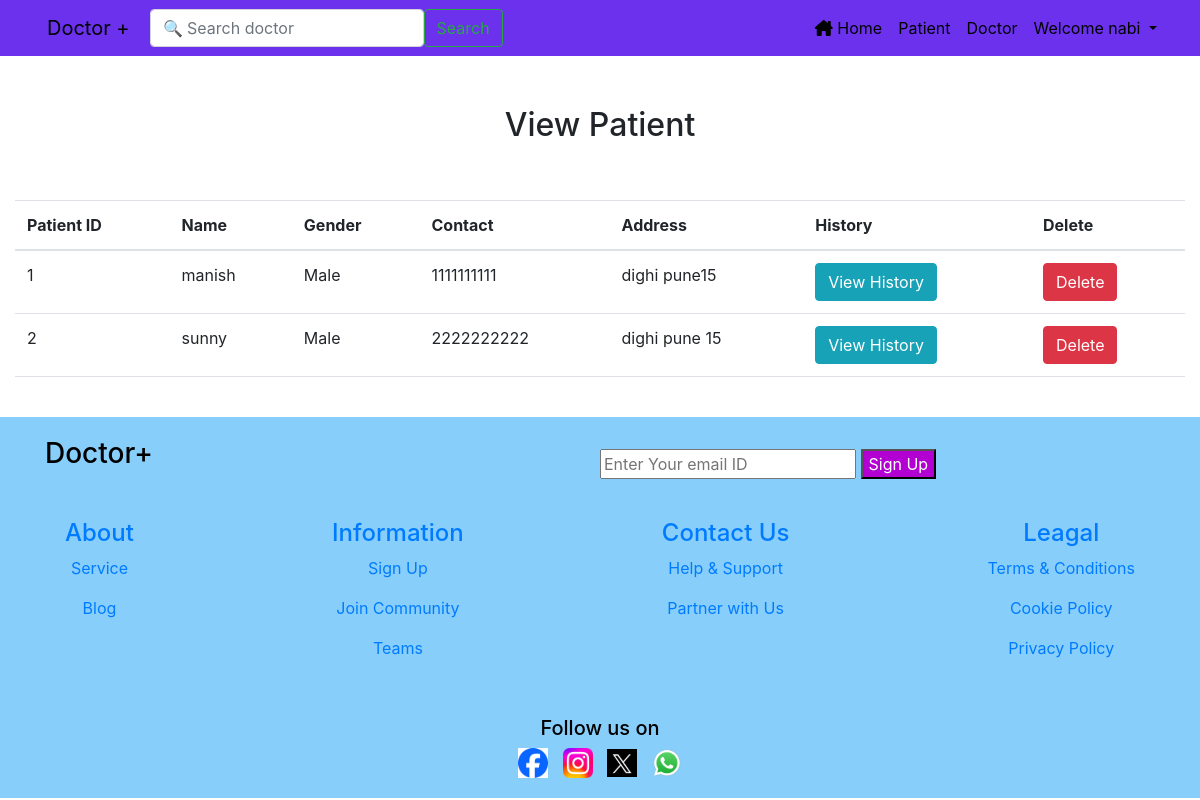
Page /view_patient/ (signed in) on the earlier database version.
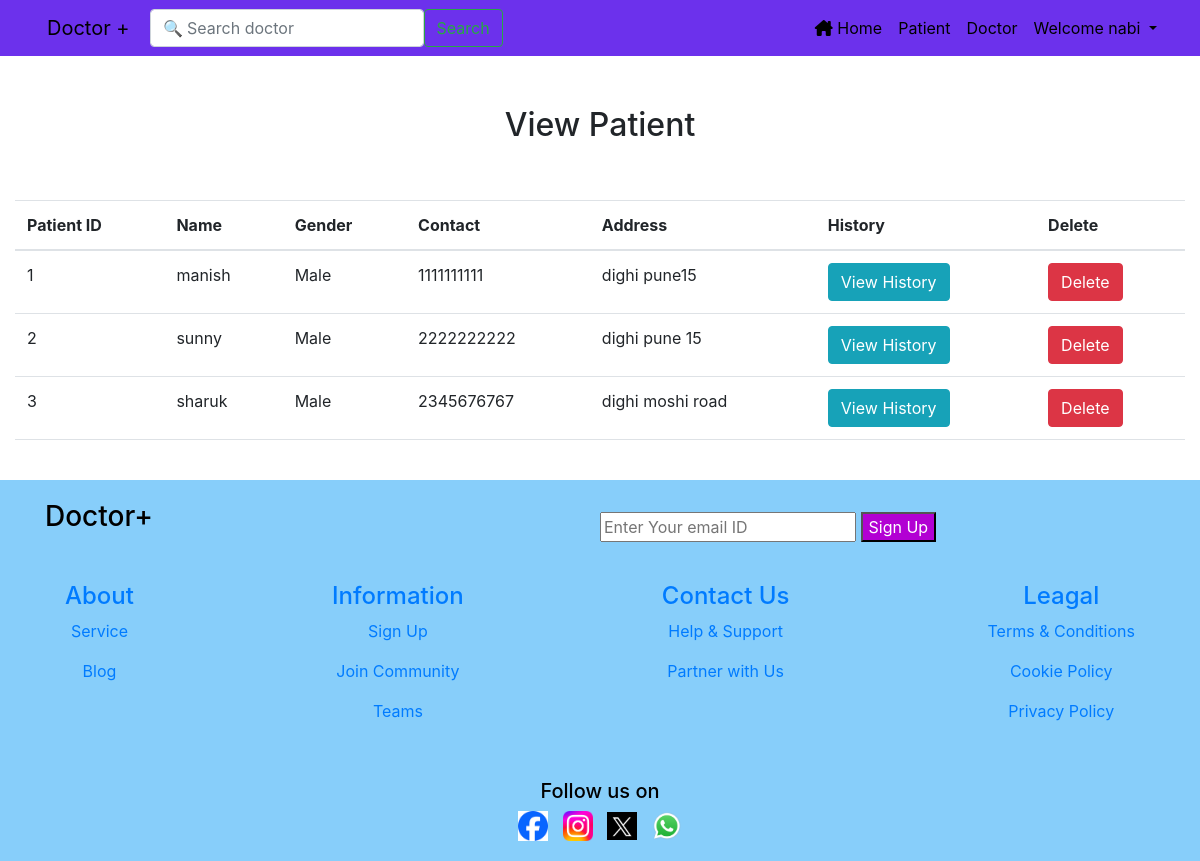
Same page on the later database version.
### management/models.py (models this page shows, shortened)
class Patient(models.Model):
    name = models.CharField(max_length=50)
    gender = models.CharField(max_length=10)
    mobile = models.IntegerField(null=True)
    address = models.CharField(max_length=150)

### management/views.py (the view)
# urls.py: path('view_patient/', View_Patient, name='view_patient'),
def View_Patient(request):
    if not request.user.is_authenticated:
        return redirect('login')
    pat = Patient.objects.all()
    d = {'pat': pat}
    return render(request, 'view_patient.html', d)

### management/templates/view_patient.html (shortened to what this page needs)
{% extends 'homebase.html' %}
{% load static %}
{% block body %}
 <div class="container-fluid" style="margin-top:50px">
       <h2 class="text-center"> View Patient </h2>
       <br><br>
    <table class="table table-hover" id="example">
        <thead>
            <tr>
               <th>Patient ID</th>
               <th> Name</th>
               <th>Gender</th>
               <th>Contact</th>
               <th>Address</th>
               <th>History</th>
               <th>Delete</th>
           </tr>
        </thead>
        <tbody>
            {% for i in pat %}
            <tr>
                <td>{{i.id}}</td>
                <td>{{i.name}}</td>
                <td>{{i.gender}}</td>
                <td>{{i.mobile}}</td>
                <td>{{i.address}}</td>
                <td>
                    <a href="{% url 'patient_history' i.id %}" class="btn btn-info">View History</a>
                </td>
                <td>
                    <a href="{% url 'delete_patient' i.id %}" onclick="return confirm('Are u really want to delete?')" class="btn btn-danger">Delete</a>
                </td>
            </tr>
            {% endfor %}
        </tbody>
    </table>
</div>
{% endblock %}

Differences in the rows shown:
added Patient: id "3", name "sharuk", gender "Male", mobile "2345676767", address "dighi moshi road"
